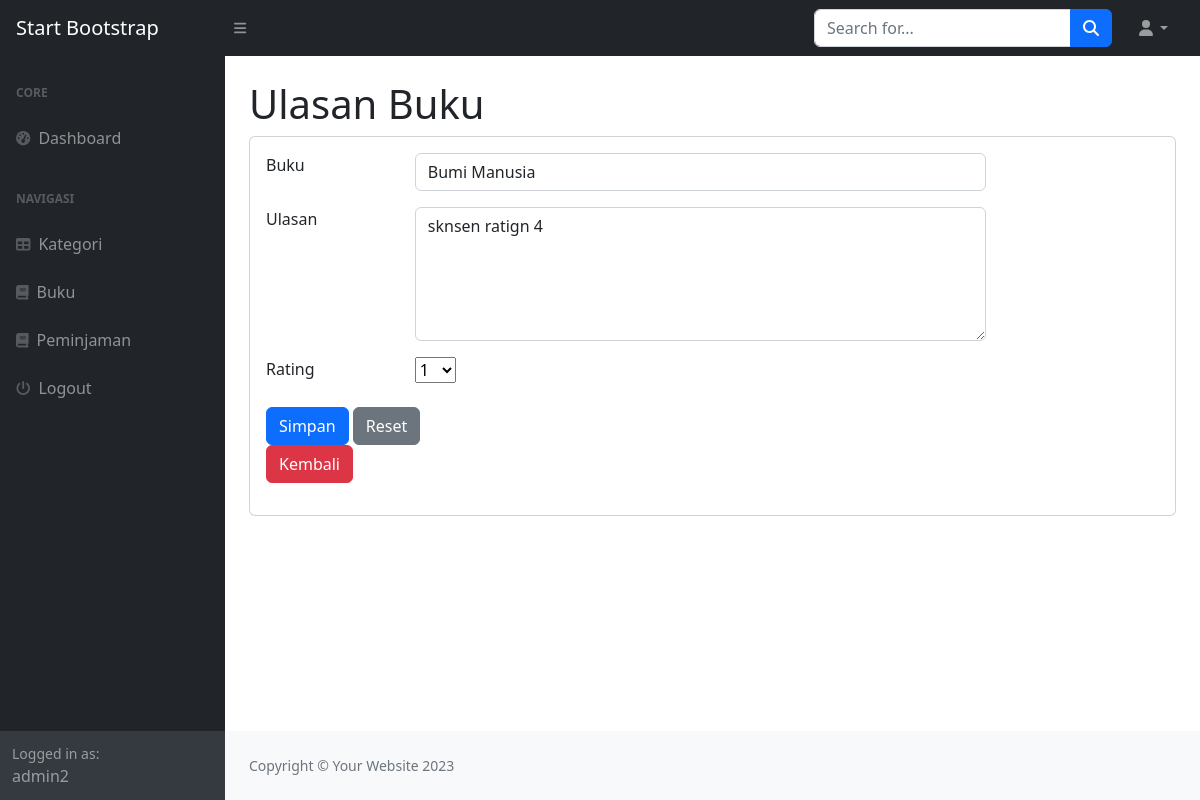
The app's page /index.php?page=ulasan_ubah&&id=2 (signed in) with its own data.
### tables this page shows
CREATE TABLE `ulasan` (
  `id_ulasan` int(11) NOT NULL,
  `id_user` int(11) DEFAULT NULL,
  `id_buku` int(11) DEFAULT NULL,
  `ulasan` text NOT NULL,
  `rating` int(11) NOT NULL
);

CREATE TABLE `buku` (
  `id_buku` int(11) NOT NULL,
  `id_kategori` int(11) DEFAULT NULL,
  `judul` varchar(255) DEFAULT NULL,
  `gambar` varchar(255) DEFAULT NULL,
  `penulis` varchar(255) DEFAULT NULL,
  `penerbit` varchar(255) DEFAULT NULL,
  `tahun_terbit` varchar(255) DEFAULT NULL,
  `deskripsi` text,
  `kuantitas` int(11) DEFAULT NULL
);

### ulasan_ubah.php (the view, shortened to what this page needs)
<h1 class="mt-4">Ulasan Buku</h1>
<div class="card">
    <div class="card-body">
        <div class="row">
            <div class="col-md-12">
                <form action="" method="POST">
                    <?php
                        $id=$_GET['id'];
                        $query = mysqli_query($koneksi, "SELECT * FROM ulasan WHERE id_ulasan=$id");
                        $data = mysqli_fetch_array($query);
                    ?>
                    <div class="row">
                        <div class="row mb-3">
                            <div class="col-md-2">Buku</div>
                            <div class="col-md-8">
                                 <select name="id_buku" class="form-control">
                                    <?php
                                        $buk = mysqli_query($koneksi, "SELECT * FROM buku");
                                        while ($buku = mysqli_fetch_array($buk)) :
                                    ?>
                                    <option <?php if($data['id_buku'] == $buku['id_buku']) echo 'selected'; ?> value="<?= $buku['id_buku']; ?>">
                                        <?= $buku['judul']; ?>
                                    </option>
                                    <?php endwhile; ?>
                                 </select>
                            </div>
                        </div>
                        <div class="row mb-3">
                            <div class="col-md-2">Ulasan</div>
                            <div class="col-md-8">
                                <textarea name="ulasan" rows="5" class="form-control"><?= $data['ulasan']; ?></textarea>
                            </div>
                        </div>
                        <div class="row mb-3">
                            <div class="col-md-2">Rating</div>
                            <div class="col-md-8">
                            <select name="rating" id="">
                                <?php
                                    for($i = 1; $i<=10; $i++) :
                                ?>
                                    <option <?php if($data['id_buku'] == $i) echo 'selected' ?>><?= $i; ?></option>
                                <?php endfor; ?>
                            </select>
                        </div>
                        <div class="d-flex align-items-center justify-content-between mt-4 mb-0">
                            <div class="col-md-4">
                                <div class="col-md-8">
                                    <button type="submit" class="btn btn-primary" name="submit" value="submit">Simpan</button>
                                    <button type="reset" class="btn btn-secondary">Reset</button>
                                    <a href="?page=ulasan" class="btn btn-danger">Kembali</a>
                                </div>
                            </div>
                        </div>
                    </div>
                </form>
            </div>
        </div>
    </div>
</div>

### records on screen
ulasan: id_buku "Bumi Manusia", ulasan "sknsen ratign 4", rating "1"

### other values on screen
$_SESSION['user']['nama'] "admin2"
